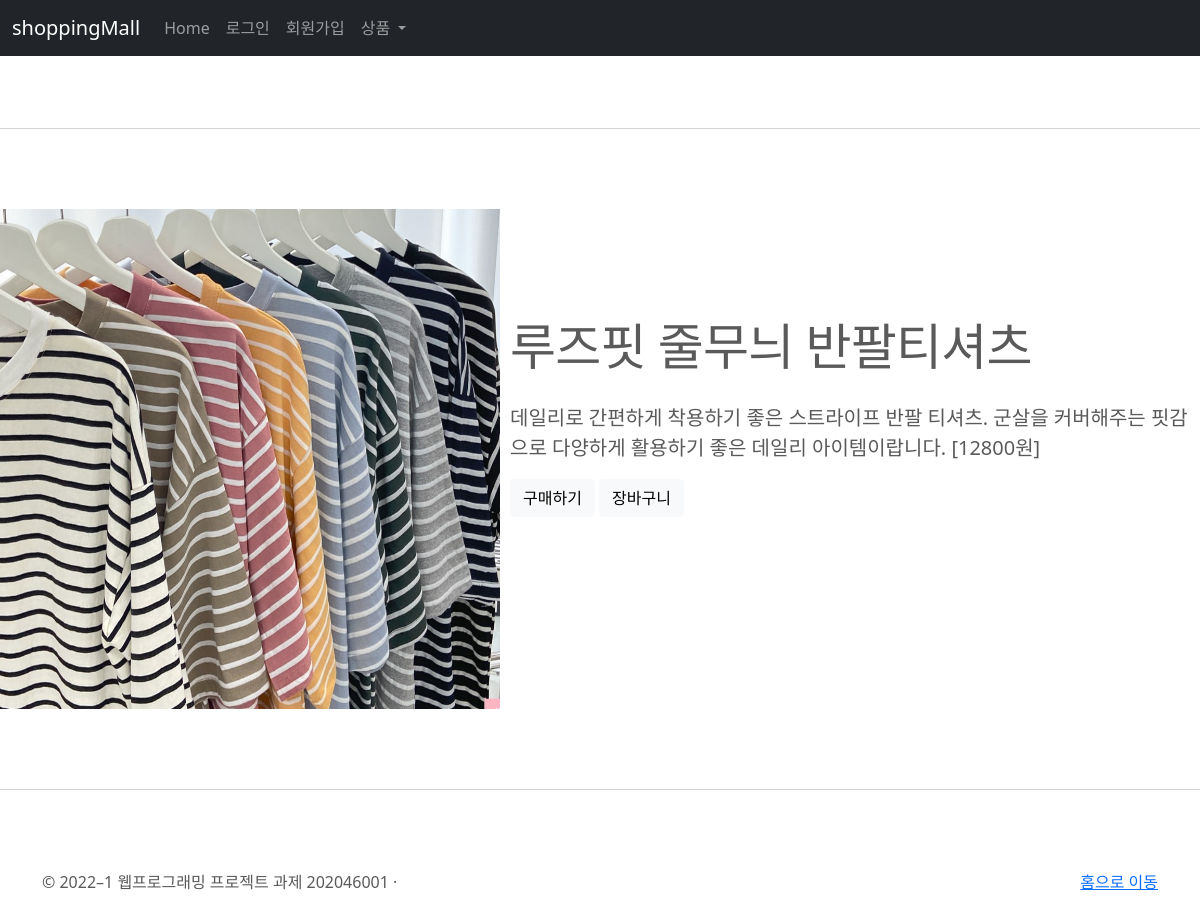
/index_product/17/, run on the app's committed database.
### shop/models.py (models this page shows, shortened)
class Product(models.Model):
    name = models.CharField(max_length=255)
    category = models.ForeignKey(Category, on_delete=models.CASCADE, related_name='product_category')
    image = ImageField(upload_to='photos/%Y/%m/%d')
    price = models.IntegerField()
    quantity = models.IntegerField(default=0)
    description = models.TextField()
    pub_date = models.DateTimeField(auto_now_add = True)
    hit = models.IntegerField(default=0)

### shop/views.py (the view)
# urls.py: path('index_product/<int:id>/', views.index_product, name='index_product' )
def index_product(request,id):
    index_product = get_object_or_404(Product, pk=id)
    return render(request, 'shop/index_product.html', {'index_product':index_product})

### shop/templates/shop/index_product.html (shortened to what this page needs)
<!doctype html>
<html lang="ko">
  <head>
    <link href="https://cdn.jsdelivr.net/npm/bootstrap@5.1.3/dist/css/bootstrap.min.css" rel="stylesheet">
  </head>
  <body>
    <header>
      <nav class="navbar navbar-expand-md navbar-dark fixed-top bg-dark">
        <div class="container-fluid">
          <a class="navbar-brand">shoppingMall</a>
          <div class="collapse navbar-collapse" id="navbarCollapse">
            <ul class="navbar-nav me-auto mb-2 mb-md-0">
              <li class="nav-item">
                <a class="nav-link" aria-current="page" href="{% url 'shop:index' %}">
                  Home
                </a>
              </li>
              {% if user.is_authenticated %}
              <li class="nav-item">
                <a class="nav-link">
                  welcome
                </a>
              </li>
              <li class="nav-item">
                <a class="nav-link" href="{% url 'accounts:logout' %}">
                  Logout
                </a>
              </li>
              {% else %}
               <li class="nav-item">
                <a class="nav-link" href="{% url 'accounts:login' %}">
                  로그인
               </a>
              </li>
              <li class="nav-item">
                <a class="nav-link" href="{% url 'accounts:register' %}">
                  회원가입
                </a>
              </li>
              {% endif %}
               <li class="nav-item dropdown">
                <a class="nav-link dropdown-toggle" href="#" id="navbarDropdown" role="button" data-bs-toggle="dropdown" aria-expanded="false">
                  상품
                </a>
              </li>
            </ul>
          </div>
        </div>
      </nav>
    </header>
<main role="main">
  <div id="myCarousel" class="carousel slide" data-bs-ride="carousel">
    <div class="carousel-indicators">
      <button type="button" data-bs-target="#myCarousel" data-bs-slide-to="0" class="active" aria-current="true" aria-label="Slide 1"></button>
      <button type="button" data-bs-target="#myCarousel" data-bs-slide-to="1" aria-label="Slide 2"></button>
      <button type="button" data-bs-target="#myCarousel" data-bs-slide-to="2" aria-label="Slide 3"></button>
    </div>
  </div>
  <hr class="featurette-divider">
    <div class="row featurette">
      <div class="col-md-7 order-md-2">
        <h2 class="featurette-heading">{{index_product.name}} </h2>
        <br>
        <p class="lead">{{index_product.description}} [{{index_product.price}}원] </p>
        <button type="button" class="btn btn-light"> 구매하기 </button>
        <button type="button" class="btn btn-light"> 장바구니 </button> <br>
      </div>
      <div class="col-md-5 text-center">
        <img src={{index_product.image.url}} style="width:500px;height:500px;">
      </div>
    </div>
</main>
 <hr class="featurette-divider">
   <footer class="container">
    <p class="float-end"><a href="{% url 'shop:index' %}">홈으로 이동</a></p>
    <p>&copy; 2022–1 웹프로그래밍 프로젝트 과제 202046001 &middot; </p>
  </footer>
  </body>
</html>

### shop/templates/shop/index_product.html (style rules this page uses)
body { padding-top: 3rem; padding-bottom: 3rem; color: #5a5a5a; }
.carousel { margin-bottom: 4rem; }
.featurette-divider { margin: 5rem 0; }
.featurette-heading { font-weight: 300; line-height: 1; letter-spacing: -.05rem; }
@media (min-width: 40em) { .featurette-heading { font-size: 50px; } }
@media (min-width: 62em) { .featurette-heading { margin-top: 7rem; } }

### data on the page
Product: name "루즈핏 줄무늬 반팔티셔츠", description "데일리로 간편하게 착용하기 좋은 스트라이프 반팔 티셔츠. 군살을 커버해주는 핏감으로 다양하게 활용하기 좋은 데일리 아이템이랍니다.", price "12800", image (picture)
